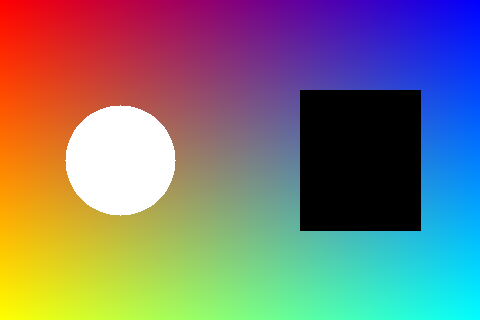
#> input picture 01_opencv_basic/outputs/01_read_gray_hist/original.png, 480 x 320 px
$ python 03_gray_hist_by_hand.py
#> lines starting #> are read from the running program, lines starting #| are printed output that depends on the picture
# -*- coding: utf-8 -*-
"""
第三课：自己手写读图、转灰度、保存灰度图。

运行方式：
    python 01_opencv_basic/03_gray_hist_by_hand.py
"""

from pathlib import Path

import cv2

import matplotlib.pyplot as plt

# 当前脚本所在目录，也就是 01_opencv_basic。
script_dir = Path(__file__).resolve().parent

# 读取第一课保存出来的原图。
image_path = script_dir / "outputs" / "01_read_gray_hist" / "original.png"

# 第三课的输出目录。
output_dir = script_dir / "outputs" / "03_gray_hist_by_hand"
output_dir.mkdir(parents=True, exist_ok=True)


def main():
    """读取彩色图，转成灰度图，再保存灰度图。"""
    # cv2.imread 读取图片，OpenCV 读取彩色图时默认是 BGR 顺序。
    image_bgr = cv2.imread(str(image_path))
#> image_bgr is the input picture: shape (320, 480, 3); mean B, G, R 117.6, 120.7, 124.8

    # 如果路径错了，image_bgr 会是 None，提前报清楚一点。
    if image_bgr is None:
        raise FileNotFoundError("图片读取失败，请检查 image_path")

    # 彩色图 shape 通常是 H x W x 3。
    print("彩色图 shape:", image_bgr.shape)
#| 彩色图 shape: (320, 480, 3)

    # 把 BGR 彩色图转换成灰度图。
    image_gray = cv2.cvtColor(image_bgr, cv2.COLOR_BGR2GRAY)
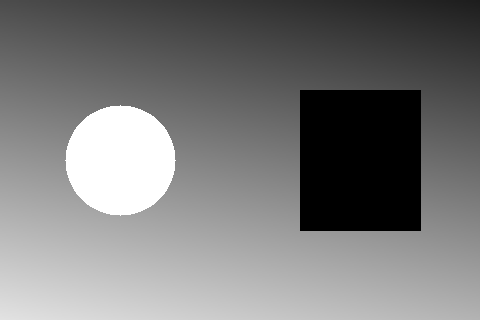
#> image_gray: shape (320, 480); min 0, max 255, mean 121.6

    # 灰度图 shape 通常是 H x W。
    print("灰度图 shape:", image_gray.shape)
#| 灰度图 shape: (320, 480)
    print("灰度图最暗的像素值:", image_gray.min())
#| 灰度图最暗的像素值: 0
    print("灰度图最亮的像素值:", image_gray.max())
#| 灰度图最亮的像素值: 255

    # 保存灰度图。
    gray_path = output_dir / "gray.png"
    cv2.imwrite(str(gray_path), image_gray)
    hist_path = output_dir / "histogram.png"

    plt.figure(figsize=(8, 4))
    plt.hist(image_gray.ravel(), bins=256, range=(0, 256), color="black")
    plt.title("Gray Histogram")
    plt.xlabel("Pixel Value")
    plt.ylabel("Count")
    plt.tight_layout()
    plt.savefig(str(hist_path), dpi=150)
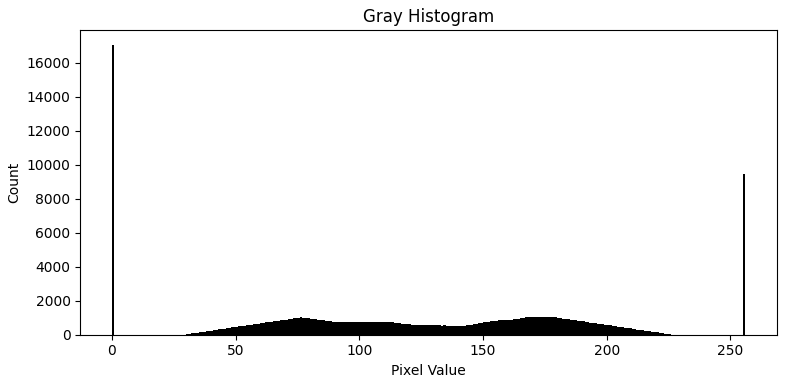
#> figure drawn by matplotlib, 1 panel; tallest bar 17061 high, from x = 0 to 1
    plt.close()

    print("保存直方图:", hist_path)
    print("保存灰度图:", gray_path)


if __name__ == "__main__":
    main()
